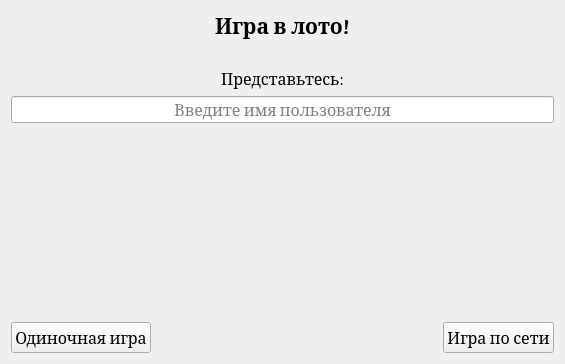
<?xml version="1.0" encoding="UTF-8"?>
<ui version="4.0">
 <class>StartForm</class>
 <widget class="QWidget" name="StartForm">
  <property name="geometry">
   <rect>
    <x>0</x>
    <y>0</y>
    <width>565</width>
    <height>364</height>
   </rect>
  </property>
  <property name="font">
   <font>
    <family>Cambria</family>
    <pointsize>12</pointsize>
   </font>
  </property>
  <property name="windowTitle">
   <string>Form</string>
  </property>
  <layout class="QVBoxLayout" name="verticalLayout">
   <item>
    <widget class="QLabel" name="lb_head">
     <property name="font">
      <font>
       <family>Cambria</family>
       <pointsize>16</pointsize>
       <weight>75</weight>
       <bold>true</bold>
      </font>
     </property>
     <property name="text">
      <string>Игра в лото!</string>
     </property>
     <property name="alignment">
      <set>Qt::AlignCenter</set>
     </property>
    </widget>
   </item>
   <item>
    <spacer name="verticalSpacer">
     <property name="orientation">
      <enum>Qt::Vertical</enum>
     </property>
     <property name="sizeType">
      <enum>QSizePolicy::Fixed</enum>
     </property>
     <property name="sizeHint" stdset="0">
      <size>
       <width>20</width>
       <height>20</height>
      </size>
     </property>
    </spacer>
   </item>
   <item>
    <widget class="QLabel" name="lb_introduseMyself">
     <property name="text">
      <string>Представьтесь:</string>
     </property>
     <property name="alignment">
      <set>Qt::AlignCenter</set>
     </property>
    </widget>
   </item>
   <item>
    <widget class="QLineEdit" name="le_name">
     <property name="maximumSize">
      <size>
       <width>16777215</width>
       <height>16777215</height>
      </size>
     </property>
     <property name="maxLength">
      <number>100</number>
     </property>
     <property name="alignment">
      <set>Qt::AlignCenter</set>
     </property>
     <property name="placeholderText">
      <string>Введите имя пользователя</string>
     </property>
    </widget>
   </item>
   <item>
    <spacer name="verticalSpacer_2">
     <property name="orientation">
      <enum>Qt::Vertical</enum>
     </property>
     <property name="sizeHint" stdset="0">
      <size>
       <width>20</width>
       <height>40</height>
      </size>
     </property>
    </spacer>
   </item>
   <item>
    <layout class="QHBoxLayout" name="horizontalLayout_2">
     <item>
      <widget class="QPushButton" name="pb_playSingle">
       <property name="text">
        <string>Одиночная игра</string>
       </property>
      </widget>
     </item>
     <item>
      <spacer name="horizontalSpacer_2">
       <property name="orientation">
        <enum>Qt::Horizontal</enum>
       </property>
       <property name="sizeHint" stdset="0">
        <size>
         <width>40</width>
         <height>20</height>
        </size>
       </property>
      </spacer>
     </item>
     <item>
      <widget class="QPushButton" name="pb_playingOnline">
       <property name="text">
        <string>Игра по сети</string>
       </property>
      </widget>
     </item>
    </layout>
   </item>
  </layout>
 </widget>
 <resources/>
 <connections/>
</ui>
